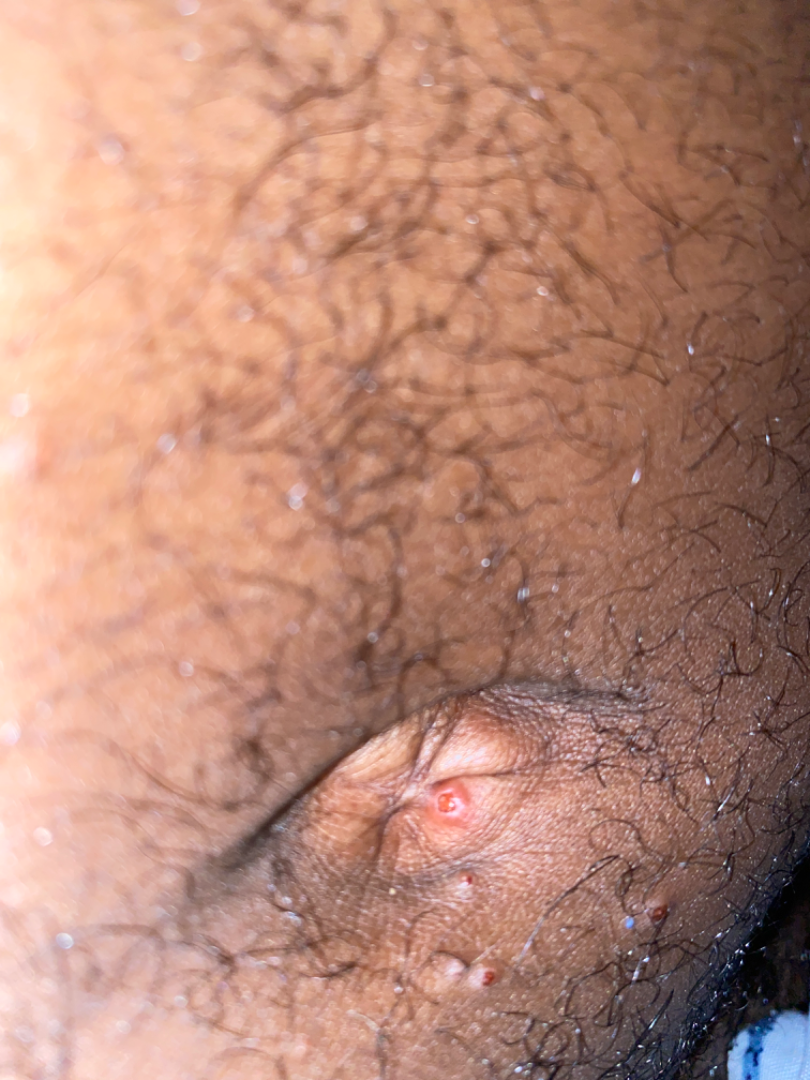
#> input picture test.png, 810 x 1080 px
$ python -i preprocessing.py   (imports and definitions only)
#> lines starting #> are read from the running program, lines starting #| are printed output that depends on the picture
"""Image preprocessing and augmentation transforms.

Owner: Aparna (Data Lead), paired with Rolando (Data QA), with Iva
(ML Research) on augmentation choices.

Two pipelines, and the split decides which one you get:

* **train** — augmented: random resized crop, horizontal flip, small rotation,
  *mild* brightness/contrast jitter (optionally random erasing), then
  ToTensor + ImageNet normalize.
* **eval / test / demo** — deterministic: resize + ToTensor + normalize. No
  randomness, so metrics are stable and comparable across runs.

Why augmentation is applied here (at load time) and never baked into the
manifest: augmenting *before* splitting would let a flipped copy of an image
land in a different split from its original — textbook leakage that silently
inflates test scores. Doing it on the fly, gated on ``train``, makes that
impossible by construction.

⚠️ **Colour augmentation is deliberately restrained.** Erythema — redness — is
the feature separating `redness`/`rosacea` from `clear`. Saturation and hue
jitter degrade exactly that signal, so they are pinned to 0.0 in ``Config`` and
brightness/contrast are kept mild. All knobs live in ``Config`` (``aug_*``); tune
them there, and re-check per-class recall for redness and rosacea afterwards.
"""

from __future__ import annotations

from typing import Any

from dermaface.config import Config, load_config


# [75 lines left out: functions _pil_stage_ops, build_augment_pil, build_transforms, not called in this run]


_CASCADES: dict[str, Any] = {}

_OPENCV_HINT = (
    "Face detection needs an OpenCV build that provides CascadeClassifier.\n"
    "OpenCV 5.0 MOVED CascadeClassifier out of `objdetect` into `xobjdetect` "
    "(opencv_contrib), so plain `opencv-python>=5` does not have it.\n"
    "Fix with either:\n"
    "  pip install 'opencv-python<5'            # simplest — Haar cascades work\n"
    "  pip install opencv-contrib-python        # keeps 5.x, adds cv2.xobjdetect"
)


def _cascade_api() -> Any:
    """Return this OpenCV version's CascadeClassifier class, or None.

    OpenCV 4.x exposes it at ``cv2.CascadeClassifier``. OpenCV 5.0 moved it to
    ``cv2.xobjdetect.CascadeClassifier`` (only present with opencv_contrib).
    """
    try:
        import cv2
    except Exception:
        return None
    cls = getattr(cv2, "CascadeClassifier", None)
    if cls is not None:
        return cls
    xobj = getattr(cv2, "xobjdetect", None)
    return getattr(xobj, "CascadeClassifier", None) if xobj is not None else None


def face_backend_available() -> bool:
    """True if OpenCV is importable *and* usable for Haar cascade detection.

    Checking the attributes matters: a `cv2` can import perfectly (OpenCV 5.0
    does) and still lack the cascade API, blowing up only on first use.
    """
    try:
        import cv2
    except Exception:
        return False
    return _cascade_api() is not None and hasattr(cv2, "data")


def _cascade(name: str) -> Any:
    """Load (and cache) an OpenCV Haar cascade that ships with opencv-python."""
    import cv2

    api = _cascade_api()
    if api is None or not hasattr(cv2, "data"):
        raise RuntimeError(_OPENCV_HINT)
    if name not in _CASCADES:
        _CASCADES[name] = api(cv2.data.haarcascades + name)
    return _CASCADES[name]


def has_face(image_path: str, *, min_size: int = 60, max_side: int = 640) -> bool:
    """Return True if a face is detected in the image.

    Used to distinguish facial photos from other body sites: Fitzpatrick17k covers
    every body site, but DermaFace is a *face* screening tool, so training largely
    on arms and torsos is a train/deploy mismatch.

    Uses OpenCV Haar cascades (frontal + profile, and the profile cascade re-run on
    a mirrored copy since it only detects one direction). No model download needed —
    the cascades ship with ``opencv-python``.

    ⚠️ **This is a lower bound, not ground truth.** Haar cascades miss faces that
    are rotated, partially cropped, or shot very close up — and many clinical
    photos are tight crops of a cheek or chin, which are *facial skin* without a
    detectable face. Treat the result as "images where a face is clearly visible"
    and calibrate against a manual spot-check before acting on it.

    Args:
        image_path: path to the image.
        min_size: ignore detections smaller than this many pixels on a side.
        max_side: downscale the long side to this before detecting (speed).

    Returns:
        True if any cascade detects a face.
    """
#> called with image_path = '../../../test.png', min_size = 60, max_side = 640
    if not face_backend_available():
        raise RuntimeError(_OPENCV_HINT)

    import cv2

    img = cv2.imread(str(image_path))
#> img is the input picture: shape (1080, 810, 3); mean B, G, R 118.9, 136.3, 183.1
    if img is None:  # unreadable/corrupt
        return False

    h, w = img.shape[:2]
#> h = 1080; w = 810
    if max(h, w) > max_side:  # downscale for speed; Haar is scale-invariant
        scale = max_side / max(h, w)
#> scale = 0.593
        img = cv2.resize(img, (int(w * scale), int(h * scale)), interpolation=cv2.INTER_AREA)
#> img: shape (640, 480, 3)

    gray = cv2.equalizeHist(cv2.cvtColor(img, cv2.COLOR_BGR2GRAY))
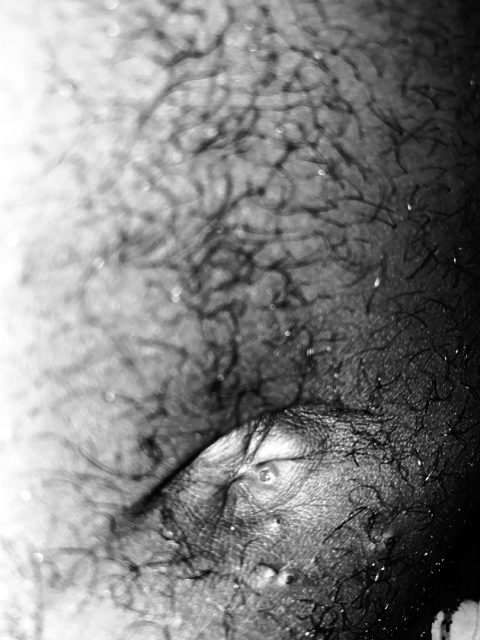
#> gray: shape (640, 480); min 0, max 255, mean 128.2
    kwargs = dict(scaleFactor=1.1, minNeighbors=4, minSize=(min_size, min_size))

    for name in ("haarcascade_frontalface_default.xml", "haarcascade_frontalface_alt2.xml"):
        if len(_cascade(name).detectMultiScale(gray, **kwargs)):
            return True

    # Profile cascade only fires on one facing direction — try both.
    profile = _cascade("haarcascade_profileface.xml")
    if len(profile.detectMultiScale(gray, **kwargs)):
        return True
    if len(profile.detectMultiScale(cv2.flip(gray, 1), **kwargs)):
        return True

    return False

>>> result = has_face('../../../test.png')
